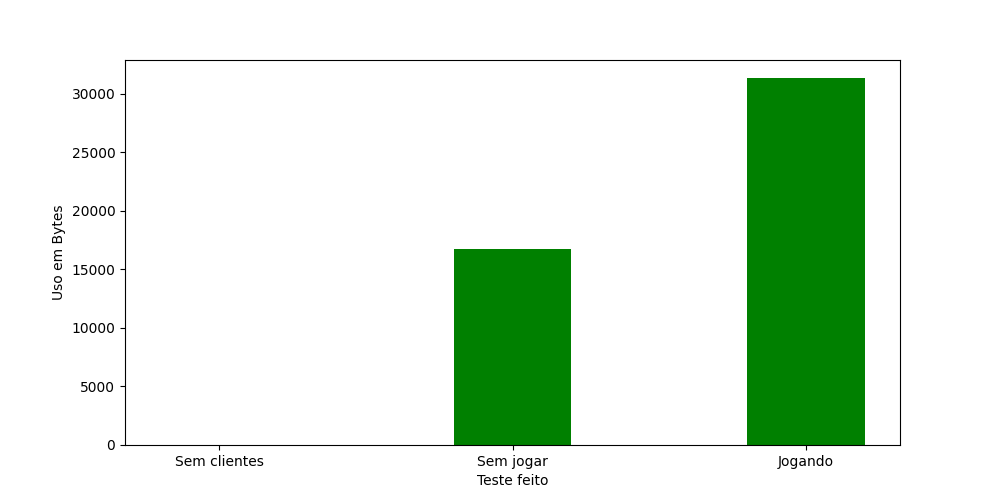

This figure's Python source:
import matplotlib.pyplot as plt
plt.figure(figsize = (10, 5))
#ax = fig.add_axes([0,0,1,1])
values = ['Sem clientes', 'Sem jogar', 'Jogando']
data = [0, 21771, 36418] 
data = [0, 16762, 31320] 
plt.bar(values, data,  color = 'green', width=0.4)
#ax.bar(values ,data)
plt.ylabel("Uso em Bytes")
plt.xlabel("Teste feito")
plt.savefig('grafico.png')
